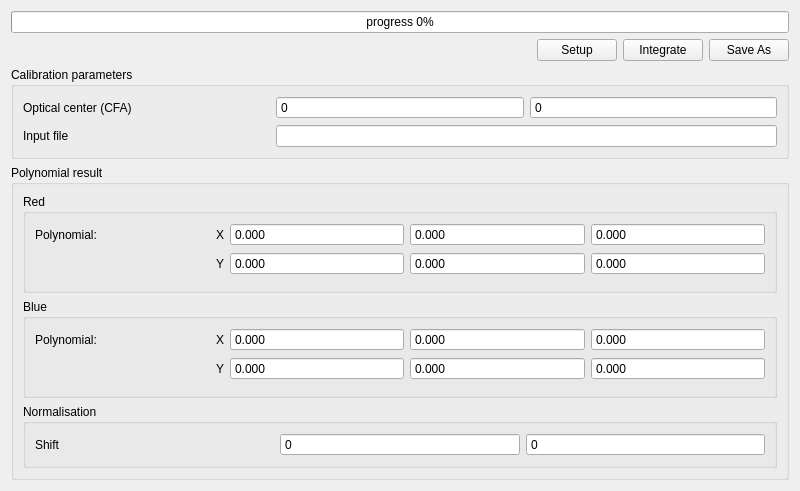
<?xml version="1.0" encoding="UTF-8"?>
<ui version="4.0">
 <class>LCATuning</class>
 <widget class="QWidget" name="LCATuning">
  <property name="geometry">
   <rect>
    <x>0</x>
    <y>0</y>
    <width>800</width>
    <height>433</height>
   </rect>
  </property>
  <property name="windowTitle">
   <string>LCA Tuning</string>
  </property>
  <layout class="QGridLayout" name="gridLayout">
   <item row="0" column="0" colspan="4">
    <widget class="QProgressBar" name="progress">
     <property name="value">
      <number>0</number>
     </property>
     <property name="format">
      <string>progress %p%</string>
     </property>
    </widget>
   </item>
   <item row="1" column="0">
    <spacer name="horizontalSpacer">
     <property name="orientation">
      <enum>Qt::Horizontal</enum>
     </property>
     <property name="sizeHint" stdset="0">
      <size>
       <width>611</width>
       <height>20</height>
      </size>
     </property>
    </spacer>
   </item>
   <item row="1" column="1">
    <widget class="QPushButton" name="reset_btn">
     <property name="text">
      <string>Setup</string>
     </property>
    </widget>
   </item>
   <item row="4" column="0">
    <spacer name="verticalSpacer">
     <property name="orientation">
      <enum>Qt::Vertical</enum>
     </property>
     <property name="sizeHint" stdset="0">
      <size>
       <width>20</width>
       <height>0</height>
      </size>
     </property>
    </spacer>
   </item>
   <item row="2" column="0" colspan="4">
    <widget class="QGroupBox" name="calibration_grp">
     <property name="title">
      <string>Calibration parameters</string>
     </property>
     <property name="flat">
      <bool>true</bool>
     </property>
     <layout class="QGridLayout" name="gridLayout_2">
      <item row="0" column="1">
       <widget class="QSpinBox" name="centerX">
        <property name="readOnly">
         <bool>true</bool>
        </property>
        <property name="buttonSymbols">
         <enum>QAbstractSpinBox::NoButtons</enum>
        </property>
        <property name="maximum">
         <number>65536</number>
        </property>
       </widget>
      </item>
      <item row="0" column="0">
       <widget class="QLabel" name="center_lbl">
        <property name="text">
         <string>Optical center (CFA)</string>
        </property>
       </widget>
      </item>
      <item row="0" column="2">
       <widget class="QSpinBox" name="centerY">
        <property name="readOnly">
         <bool>true</bool>
        </property>
        <property name="buttonSymbols">
         <enum>QAbstractSpinBox::NoButtons</enum>
        </property>
        <property name="maximum">
         <number>65536</number>
        </property>
       </widget>
      </item>
      <item row="1" column="0">
       <widget class="QLabel" name="inputFile_lbl">
        <property name="text">
         <string>Input file</string>
        </property>
       </widget>
      </item>
      <item row="1" column="1" colspan="2">
       <widget class="QLineEdit" name="inputFile">
        <property name="readOnly">
         <bool>true</bool>
        </property>
       </widget>
      </item>
     </layout>
    </widget>
   </item>
   <item row="3" column="0" colspan="4">
    <widget class="QGroupBox" name="polynomial_grp">
     <property name="title">
      <string>Polynomial result</string>
     </property>
     <property name="flat">
      <bool>true</bool>
     </property>
     <layout class="QVBoxLayout" name="verticalLayout">
      <item>
       <widget class="QGroupBox" name="red_frm">
        <property name="title">
         <string>Red</string>
        </property>
        <property name="flat">
         <bool>true</bool>
        </property>
        <layout class="QGridLayout" name="gridLayout_4">
         <item row="0" column="4">
          <widget class="QDoubleSpinBox" name="redPolyX2">
           <property name="readOnly">
            <bool>true</bool>
           </property>
           <property name="buttonSymbols">
            <enum>QAbstractSpinBox::NoButtons</enum>
           </property>
           <property name="decimals">
            <number>3</number>
           </property>
           <property name="minimum">
            <double>-99.989999999999995</double>
           </property>
           <property name="maximum">
            <double>10.000000000000000</double>
           </property>
           <property name="singleStep">
            <double>0.000100000000000</double>
           </property>
          </widget>
         </item>
         <item row="0" column="0">
          <widget class="QLabel" name="redPolyX_lbl">
           <property name="text">
            <string>Polynomial:</string>
           </property>
          </widget>
         </item>
         <item row="0" column="3">
          <widget class="QDoubleSpinBox" name="redPolyX1">
           <property name="readOnly">
            <bool>true</bool>
           </property>
           <property name="buttonSymbols">
            <enum>QAbstractSpinBox::NoButtons</enum>
           </property>
           <property name="decimals">
            <number>3</number>
           </property>
           <property name="minimum">
            <double>-99.989999999999995</double>
           </property>
           <property name="maximum">
            <double>10.000000000000000</double>
           </property>
           <property name="singleStep">
            <double>0.000100000000000</double>
           </property>
          </widget>
         </item>
         <item row="0" column="2">
          <widget class="QDoubleSpinBox" name="redPolyX0">
           <property name="readOnly">
            <bool>true</bool>
           </property>
           <property name="buttonSymbols">
            <enum>QAbstractSpinBox::NoButtons</enum>
           </property>
           <property name="decimals">
            <number>3</number>
           </property>
           <property name="minimum">
            <double>-99.989999999999995</double>
           </property>
           <property name="maximum">
            <double>10.000000000000000</double>
           </property>
           <property name="singleStep">
            <double>0.000100000000000</double>
           </property>
          </widget>
         </item>
         <item row="1" column="2">
          <widget class="QDoubleSpinBox" name="redPolyY0">
           <property name="readOnly">
            <bool>true</bool>
           </property>
           <property name="buttonSymbols">
            <enum>QAbstractSpinBox::NoButtons</enum>
           </property>
           <property name="decimals">
            <number>3</number>
           </property>
           <property name="minimum">
            <double>-99.989999999999995</double>
           </property>
          </widget>
         </item>
         <item row="1" column="3">
          <widget class="QDoubleSpinBox" name="redPolyY1">
           <property name="readOnly">
            <bool>true</bool>
           </property>
           <property name="buttonSymbols">
            <enum>QAbstractSpinBox::NoButtons</enum>
           </property>
           <property name="decimals">
            <number>3</number>
           </property>
           <property name="minimum">
            <double>-99.989999999999995</double>
           </property>
          </widget>
         </item>
         <item row="1" column="4">
          <widget class="QDoubleSpinBox" name="redPolyY2">
           <property name="readOnly">
            <bool>true</bool>
           </property>
           <property name="buttonSymbols">
            <enum>QAbstractSpinBox::NoButtons</enum>
           </property>
           <property name="decimals">
            <number>3</number>
           </property>
           <property name="minimum">
            <double>-99.989999999999995</double>
           </property>
          </widget>
         </item>
         <item row="0" column="1">
          <widget class="QLabel" name="redPolyX2_lbl">
           <property name="sizePolicy">
            <sizepolicy hsizetype="Fixed" vsizetype="Preferred">
             <horstretch>0</horstretch>
             <verstretch>0</verstretch>
            </sizepolicy>
           </property>
           <property name="text">
            <string>X</string>
           </property>
           <property name="alignment">
            <set>Qt::AlignRight|Qt::AlignTrailing|Qt::AlignVCenter</set>
           </property>
          </widget>
         </item>
         <item row="1" column="1">
          <widget class="QLabel" name="redPolyY_lbl">
           <property name="sizePolicy">
            <sizepolicy hsizetype="Fixed" vsizetype="Preferred">
             <horstretch>0</horstretch>
             <verstretch>0</verstretch>
            </sizepolicy>
           </property>
           <property name="text">
            <string>Y</string>
           </property>
           <property name="alignment">
            <set>Qt::AlignRight|Qt::AlignTrailing|Qt::AlignVCenter</set>
           </property>
          </widget>
         </item>
         <item row="3" column="2" colspan="3">
          <widget class="QWidget" name="widget_2" native="true">
           <layout class="QHBoxLayout" name="horizontalLayout">
            <property name="margin">
             <number>0</number>
            </property>
           </layout>
          </widget>
         </item>
        </layout>
       </widget>
      </item>
      <item>
       <widget class="QGroupBox" name="blue_frm">
        <property name="title">
         <string>Blue</string>
        </property>
        <property name="flat">
         <bool>true</bool>
        </property>
        <layout class="QGridLayout" name="gridLayout_3">
         <item row="1" column="4">
          <widget class="QDoubleSpinBox" name="bluePolyY2">
           <property name="readOnly">
            <bool>true</bool>
           </property>
           <property name="buttonSymbols">
            <enum>QAbstractSpinBox::NoButtons</enum>
           </property>
           <property name="decimals">
            <number>3</number>
           </property>
           <property name="minimum">
            <double>-99.989999999999995</double>
           </property>
          </widget>
         </item>
         <item row="0" column="2">
          <widget class="QDoubleSpinBox" name="bluePolyX0">
           <property name="readOnly">
            <bool>true</bool>
           </property>
           <property name="buttonSymbols">
            <enum>QAbstractSpinBox::NoButtons</enum>
           </property>
           <property name="decimals">
            <number>3</number>
           </property>
           <property name="minimum">
            <double>-99.989999999999995</double>
           </property>
           <property name="maximum">
            <double>10.000000000000000</double>
           </property>
           <property name="singleStep">
            <double>0.000100000000000</double>
           </property>
          </widget>
         </item>
         <item row="0" column="3">
          <widget class="QDoubleSpinBox" name="bluePolyX1">
           <property name="readOnly">
            <bool>true</bool>
           </property>
           <property name="buttonSymbols">
            <enum>QAbstractSpinBox::NoButtons</enum>
           </property>
           <property name="decimals">
            <number>3</number>
           </property>
           <property name="minimum">
            <double>-99.989999999999995</double>
           </property>
           <property name="maximum">
            <double>10.000000000000000</double>
           </property>
           <property name="singleStep">
            <double>0.000100000000000</double>
           </property>
          </widget>
         </item>
         <item row="0" column="0">
          <widget class="QLabel" name="bluePolyX_lbl">
           <property name="text">
            <string>Polynomial:</string>
           </property>
          </widget>
         </item>
         <item row="1" column="2">
          <widget class="QDoubleSpinBox" name="bluePolyY0">
           <property name="readOnly">
            <bool>true</bool>
           </property>
           <property name="buttonSymbols">
            <enum>QAbstractSpinBox::NoButtons</enum>
           </property>
           <property name="decimals">
            <number>3</number>
           </property>
           <property name="minimum">
            <double>-99.989999999999995</double>
           </property>
          </widget>
         </item>
         <item row="0" column="4">
          <widget class="QDoubleSpinBox" name="bluePolyX2">
           <property name="readOnly">
            <bool>true</bool>
           </property>
           <property name="buttonSymbols">
            <enum>QAbstractSpinBox::NoButtons</enum>
           </property>
           <property name="decimals">
            <number>3</number>
           </property>
           <property name="minimum">
            <double>-99.989999999999995</double>
           </property>
           <property name="maximum">
            <double>10.000000000000000</double>
           </property>
           <property name="singleStep">
            <double>0.000100000000000</double>
           </property>
          </widget>
         </item>
         <item row="1" column="3">
          <widget class="QDoubleSpinBox" name="bluePolyY1">
           <property name="readOnly">
            <bool>true</bool>
           </property>
           <property name="buttonSymbols">
            <enum>QAbstractSpinBox::NoButtons</enum>
           </property>
           <property name="decimals">
            <number>3</number>
           </property>
           <property name="minimum">
            <double>-99.989999999999995</double>
           </property>
          </widget>
         </item>
         <item row="0" column="1">
          <widget class="QLabel" name="bluePolyX2_lbl">
           <property name="sizePolicy">
            <sizepolicy hsizetype="Fixed" vsizetype="Preferred">
             <horstretch>0</horstretch>
             <verstretch>0</verstretch>
            </sizepolicy>
           </property>
           <property name="text">
            <string>X</string>
           </property>
           <property name="alignment">
            <set>Qt::AlignRight|Qt::AlignTrailing|Qt::AlignVCenter</set>
           </property>
          </widget>
         </item>
         <item row="1" column="1">
          <widget class="QLabel" name="bluePolyY_lbl">
           <property name="text">
            <string>Y</string>
           </property>
           <property name="alignment">
            <set>Qt::AlignRight|Qt::AlignTrailing|Qt::AlignVCenter</set>
           </property>
          </widget>
         </item>
         <item row="2" column="2" colspan="3">
          <widget class="QWidget" name="widget" native="true">
           <layout class="QHBoxLayout" name="horizontalLayout_2">
            <property name="margin">
             <number>0</number>
            </property>
           </layout>
          </widget>
         </item>
        </layout>
       </widget>
      </item>
      <item>
       <widget class="QGroupBox" name="norm_frm">
        <property name="title">
         <string>Normalisation</string>
        </property>
        <property name="flat">
         <bool>true</bool>
        </property>
        <layout class="QGridLayout" name="gridLayout_5">
         <item row="0" column="2">
          <widget class="QSpinBox" name="shiftY">
           <property name="readOnly">
            <bool>true</bool>
           </property>
           <property name="buttonSymbols">
            <enum>QAbstractSpinBox::NoButtons</enum>
           </property>
          </widget>
         </item>
         <item row="0" column="1">
          <widget class="QSpinBox" name="shiftX">
           <property name="readOnly">
            <bool>true</bool>
           </property>
           <property name="buttonSymbols">
            <enum>QAbstractSpinBox::NoButtons</enum>
           </property>
          </widget>
         </item>
         <item row="0" column="0">
          <widget class="QLabel" name="shift_lbl">
           <property name="text">
            <string>Shift</string>
           </property>
          </widget>
         </item>
        </layout>
       </widget>
      </item>
     </layout>
    </widget>
   </item>
   <item row="1" column="3">
    <widget class="QPushButton" name="save_btn">
     <property name="text">
      <string>Save As</string>
     </property>
    </widget>
   </item>
   <item row="1" column="2">
    <widget class="QPushButton" name="integrate_btn">
     <property name="text">
      <string>Integrate</string>
     </property>
    </widget>
   </item>
  </layout>
 </widget>
 <tabstops>
  <tabstop>reset_btn</tabstop>
  <tabstop>save_btn</tabstop>
  <tabstop>centerX</tabstop>
  <tabstop>centerY</tabstop>
  <tabstop>inputFile</tabstop>
  <tabstop>redPolyX0</tabstop>
  <tabstop>redPolyX1</tabstop>
  <tabstop>redPolyX2</tabstop>
  <tabstop>redPolyY0</tabstop>
  <tabstop>redPolyY1</tabstop>
  <tabstop>redPolyY2</tabstop>
  <tabstop>bluePolyX0</tabstop>
  <tabstop>bluePolyX1</tabstop>
  <tabstop>bluePolyX2</tabstop>
  <tabstop>bluePolyY0</tabstop>
  <tabstop>bluePolyY1</tabstop>
  <tabstop>bluePolyY2</tabstop>
  <tabstop>shiftX</tabstop>
  <tabstop>shiftY</tabstop>
 </tabstops>
 <resources/>
 <connections/>
</ui>
